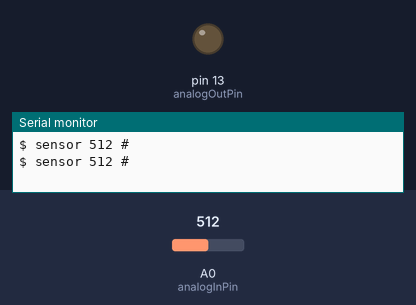
The sketch below on a simulated Arduino Uno, built with avr-gcc and run on an emulated ATmega328P. Shown: output pins drawn as LEDs (lit = HIGH), the last lines printed to the serial monitor. Inputs (shaded band) come from the test bench; at power-on: A0 (analogInPin) = 512.

Above: at 1.8 s.
1.9 s: A0 (analogInPin) set to 529
At 2.9 s:
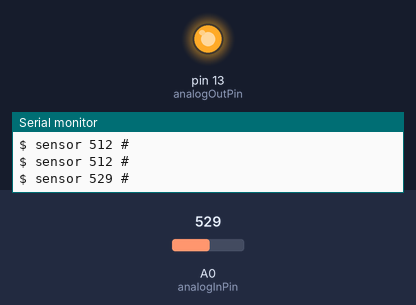
3.5 s: A0 (analogInPin) set to 511
At 4.4 s:
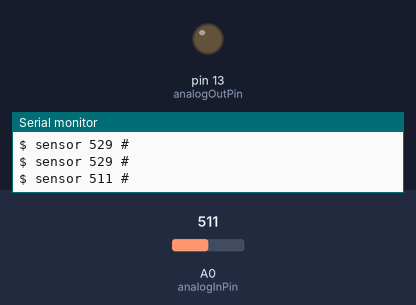
5.5 s: A0 (analogInPin) set to 716
At 7.2 s:
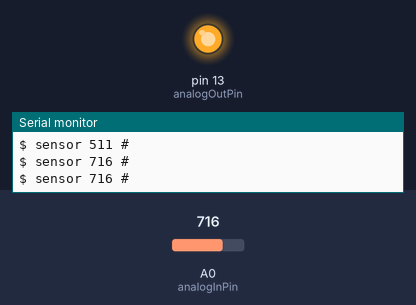
Timing chart, 0 to 8.7 s (numbered marks = the images above; inputs shaded):
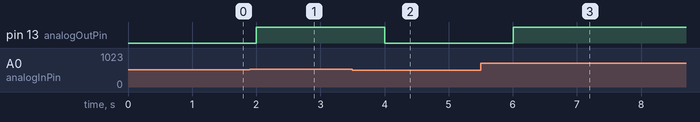

Measured:
- the behaviour switches between 513 and 514 on A0 (analogInPin) (found by bisection; images 0 and 1)
- after the input at 1.9 s, pin 13 (analogOutPin): LOW → HIGH after 0.10 s
- after the input at 3.5 s, pin 13 (analogOutPin): HIGH → LOW after 0.50 s
- after the input at 5.5 s, pin 13 (analogOutPin): LOW → HIGH after 0.50 s

The sketch:

flame.ino
```cpp
const int analogInPin = A0;
const int analogOutPin = 13;
int sensorValue = 0;
int outputValue = 0;

void setup() {
   Serial.begin(9600);
}

void loop() {

  sensorValue = analogRead(analogInPin);
  outputValue = map(sensorValue, 0, 1023, 0, 255);
  analogWrite(analogOutPin, outputValue);
  Serial.print("$ sensor " );
  Serial.print(sensorValue);
  Serial.println(" #");

  //Serial.print("\t output = ");
  //Serial.println(outputValue);
  delay(1000);
}
```
